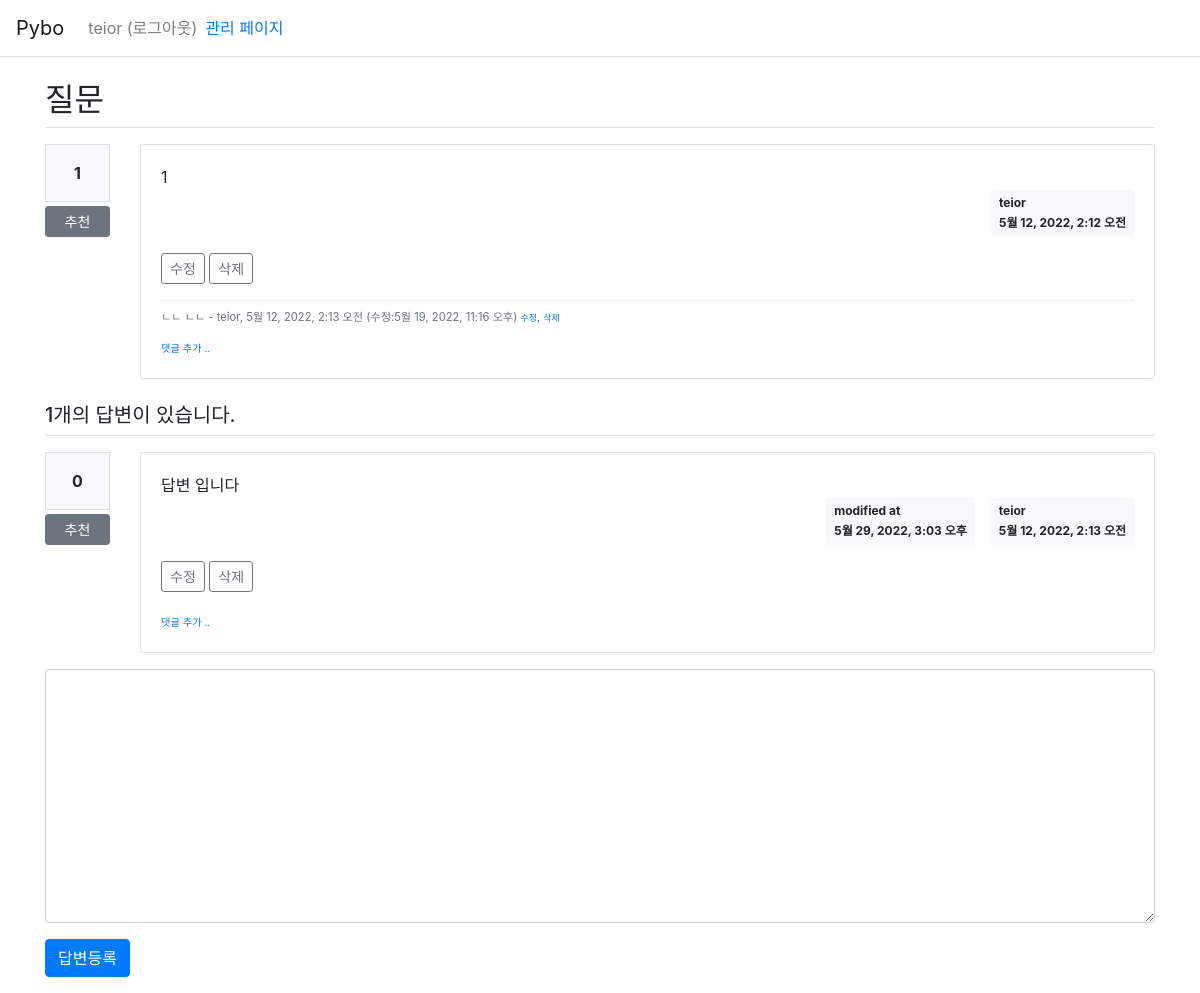
/pybo/309/ (signed in), run on the app's committed database.
### pybo/models.py (models this page shows, shortened)
class Question(models.Model):
    author = models.ForeignKey(User, on_delete=models.CASCADE, related_name='author_question')   # 계정 삭제시 데이터 전부 삭제
    subject = models.CharField(max_length=200)
    modify_date = models.DateTimeField(null=True, blank=True)     # 수정 일시
    content = models.TextField()
    create_date = models.DateTimeField()
    voter = models.ManyToManyField(User, related_name='voter_question')

class Comment(models.Model):
    author = models.ForeignKey(User, on_delete=models.CASCADE)
    content = models.TextField()
    create_date = models.DateTimeField()
    modify_date = models.DateTimeField(null=True, blank=True)
    question = models.ForeignKey(Question, null=True, blank=True, on_delete=models.CASCADE)
    answer = models.ForeignKey(Answer, null=True, blank=True, on_delete=models.CASCADE)

class Answer(models.Model):
    author = models.ForeignKey(User, on_delete=models.CASCADE, related_name='author_answer')
    question = models.ForeignKey(Question, on_delete=models.CASCADE)  # 질문 삭제시 해당 데이터 전부 삭제
    modify_date = models.DateTimeField(null=True, blank=True)          # 수정 일시
    content = models.TextField()
    create_date = models.DateTimeField()
    voter = models.ManyToManyField(User, related_name='voter_answer')

### pybo/views/base_views.py (the view)
# urls.py: path('<int:question_id>/', base_views.detail, name='detail'),
def detail(request, question_id):
    question = get_object_or_404(Question, pk=question_id)
    context = {'question': question}
    return render(request, 'pybo/question_detail.html', context)

### templates/pybo/question_detail.html (shortened to what this page needs)
{% extends 'base.html' %}
{% block content %}
<div class="container my-3">
    <h2 class="border-bottom py-2">{{ question.subject }}</h2>
    <div class="row my-3">
        <div class="col-1">
            <div class="bg-light text-center p-3 border font-weight-bolder mb-1">{{question.voter.count}}</div>
            <a href="#" data-uri="{% url 'pybo:vote_question' question.id  %}"
               class="recommend btn btn-sm btn-secondary btn-block my-1">추천</a>
        </div>
        <div class="col-11">
            <div class="card">
                <div class="card-body">
                    <div class="card-text" style="white-space: pre-line;">{{ question.content }}</div>
                    <div class="d-flex justify-content-end">
                        <div class="badge badge-light p-2 text-left">
                            <div class="mb-2">{{ question.author.username }}</div>
                            <div>{{ question.create_date }}</div>
                        </div>
                    </div>
                    {% if request.user == question.author %}
                    <div class="my-3">
                        <a href="{% url 'pybo:question_modify' question.id  %}"
                           class="btn btn-sm btn-outline-secondary">수정</a>
                        <a href="#" class="delete btn btn-sm btn-outline-secondary"
                           data-uri="{% url 'pybo:question_delete' question.id  %}">삭제</a>
                    </div>
                    {% endif %}
                    {% if question.comment_set.count > 0 %}
                    <div class="mt-3">
                    {% for comment in question.comment_set.all %}
                        <div class="comment py-2 text-muted">
                            <span style="white-space: pre-line;">{{ comment.content }}</span>
                            <span>
                                - {{ comment.author }}, {{ comment.create_date }}
                                {% if comment.modify_date %}
                                (수정:{{ comment.modify_date }})
                                {% endif %}
                            </span>
                            {% if request.user == comment.author %}
                            <a href="{% url 'pybo:comment_modify_question' comment.id  %}" class="small">수정</a>,
                            <a href="#" class="small delete"
                               data-uri="{% url 'pybo:comment_delete_question' comment.id  %}">삭제</a>
                            {% endif %}
                        </div>
                    {% endfor %}
                    </div>
                    {% endif %}
                    <div>
                        <a href="{% url 'pybo:comment_create_question' question.id  %}"
                           class="small"><small>댓글 추가 ..</small></a>
                    </div>
                </div>
            </div>
        </div>
    </div>
    <h5 class="border-bottom my-3 py-2">{{question.answer_set.count}}개의 답변이 있습니다.</h5>
    {% for answer in question.answer_set.all %}
    <div class="row my-3">
        <div class="col-1">
            <div class="bg-light text-center p-3 border font-weight-bolder mb-1">{{answer.voter.count}}</div>
            <a href="#" data-uri="{% url 'pybo:vote_answer' answer.id  %}"
                class="recommend btn btn-sm btn-secondary btn-block my-1">추천</a>
        </div>
        <div class="col-11">
            <div class="card">
                <div class="card-body">
                    <div class="card-text" style="white-space: pre-line;">{{ answer.content }}</div>
                    <div class="d-flex justify-content-end">
                        {% if answer.modify_date %}
                        <div class="badge badge-light p-2 text-left mx-3">
                            <div class="mb-2">modified at</div>
                            <div>{{ answer.modify_date }}</div>
                        </div>
                        {% endif %}
                        <div class="badge badge-light p-2 text-left">
                            <div class="mb-2">{{ answer.author.username }}</div>
                            <div>{{ answer.create_date }}</div>
                        </div>
                    </div>
                    {% if request.user == answer.author %}
                    <div class="my-3">
                        <a href="{% url 'pybo:answer_modify' answer.id  %}"
                           class="btn btn-sm btn-outline-secondary">수정</a>
                        <a href="#" class="delete btn btn-sm btn-outline-secondary "
                           data-uri="{% url 'pybo:answer_delete' answer.id  %}">삭제</a>
                    </div>
                    {% endif %}
                    <div>
                        <a href="{% url 'pybo:comment_create_answer' answer.id  %}"
                           class="small"><small>댓글 추가 ..</small></a>
                    </div>
                </div>
            </div>
        </div>
    </div>
    {% endfor %}
    <form action="{% url 'pybo:answer_create' question.id %}" method="post" class="my-3">
        <div class="form-group">
            <textarea {% if not user.is_authenticated %}disabled{% endif %}
              name="content" id="content" class="form-control" rows="10"></textarea>
        </div>
        <input type="submit" value="답변등록" class="btn btn-primary">
    </form>
</div>
{% endblock %}

### templates/navbar.html (shortened to what this page needs)
<nav class="navbar navbar-expand-lg navbar-light ba-light border-bottom">
    <a class="navbar-brand" href="{% url 'pybo:index' %}">Pybo</a>
    <div class="collapse navbar-collapse flex-grow-0" id="navbarNav">
        <ul class="navbar-nav">
            <li class="nav-item">
                {% if user.is_authenticated %}
                <a class="nav-link" href="{% url 'common:logout' %}">
                    {{ user.username }} (로그아웃)
                </a>
                {% else %}
                <a class="nav-link" href="{% url 'common:login' %}">로그인</a>
                {% endif %}
            </li>
        </ul>
        <a href="http://127.0.0.1:8000/admin/">관리 페이지</a>
    </div>
</nav>

### static/style.css (style rules this page uses)
.comment { border-top:dotted 1px #ddd; font-size:0.7em; }

### data on the page
Question: subject "질문", voter.count "1", content "1", author.username "teior", create_date "5월 12, 2022, 2:12 오전", answer_set.count "1"
Comment: content "ㄴㄴ ㄴㄴ", author "teior", create_date "5월 12, 2022, 2:13 오전", modify_date "5월 19, 2022, 11:16 오후", shows "수정"
Answer: voter.count "0", content "답변 입니다", modify_date "5월 29, 2022, 3:03 오후", author.username "teior", create_date "5월 12, 2022, 2:13 오전", shows "수정"

### other printed values
{{ user.username }} "teior"
